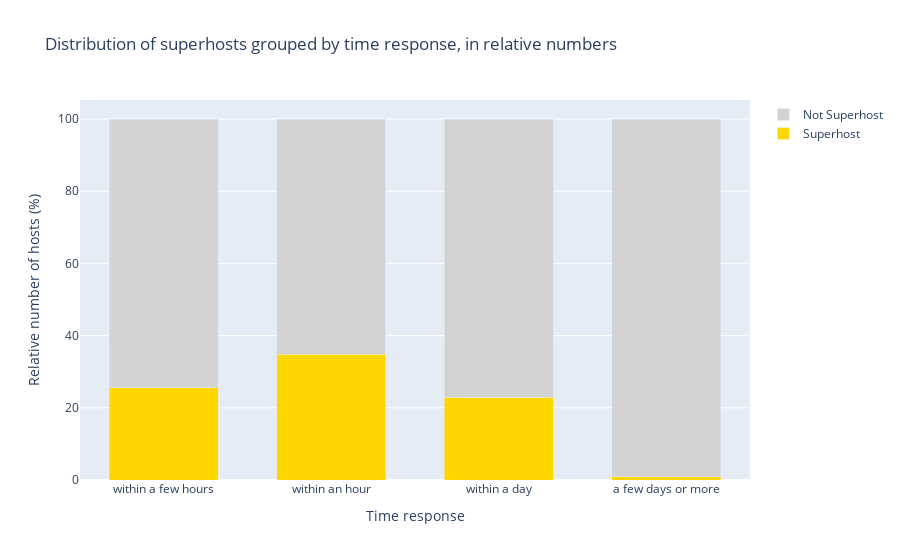

Source (notebook cell):
### Markdown cell above
* Response time y superhosts

### Code cell
colors = {
    "t": ["gold","Superhost"],
    "f": ["lightgray", "Not Superhost"]
}

fig = go.Figure()
level_count = pd.DataFrame(listings_reduced_df.groupby("host_response_time")["host_is_superhost"].value_counts()).rename(columns = {"host_is_superhost": "count"}).reset_index()
group_count = pd.DataFrame(level_count.groupby(["host_response_time"])["count"].sum()).reset_index()
level_count=level_count.merge(group_count, on='host_response_time', how='left').rename(columns = {"count_x": "count","count_y": "total"})
level_count

# ordenar valores para que los segmentos aparezcan en orden
def sortfunc(seg):
  if seg in ("within an hour", "within a few hours"):
    return "00"+seg
  elif seg in ("within a day"):
    return "0"+seg
  else:
    return seg

level_count = level_count.sort_values(by="host_response_time", key=lambda x: x.apply(sortfunc))

for key in colors.keys():
    aux = level_count[level_count["host_is_superhost"] == key]
    fig.add_trace(
        go.Bar(
            x = aux["host_response_time"],
            y = 100*aux["count"]/aux["total"],
            name = colors[key][1],
            marker_color = colors[key][0],
            width= np.repeat(0.65,len(level_count))
        )
    )
    
fig.update_layout(title = "Distribution of superhosts grouped by time response, in relative numbers",
                  xaxis_title = "Time response", yaxis_title = "Relative number of hosts (%)", 
                  barmode='stack')

fig.show()

### Figure 1 — Plotly figure (JSON) as saved in the notebook; plotly's stock layout.template omitted (floating-point values rounded to 4 significant figures)
{"data": [{"marker": {"color": "gold"}, "name": "Superhost", "type": "bar", "width": [0.65, 0.65, 0.65, 0.65, 0.65, 0.65, 0.65, 0.65], "x": ["within a few hours", "within an hour", "within a day", "a few days or more"], "y": [25.5, 34.89, 22.95, 0.861]}, {"marker": {"color": "lightgray"}, "name": "Not Superhost", "type": "bar", "width": [0.65, 0.65, 0.65, 0.65, 0.65, 0.65, 0.65, 0.65], "x": ["within a few hours", "within an hour", "within a day", "a few days or more"], "y": [74.5, 65.11, 77.05, 99.14]}], "layout": {"barmode": "stack", "title": {"text": "Distribution of superhosts grouped by time response, in relative numbers"}, "xaxis": {"title": {"text": "Time response"}}, "yaxis": {"title": {"text": "Relative number of hosts (%)"}}}}
